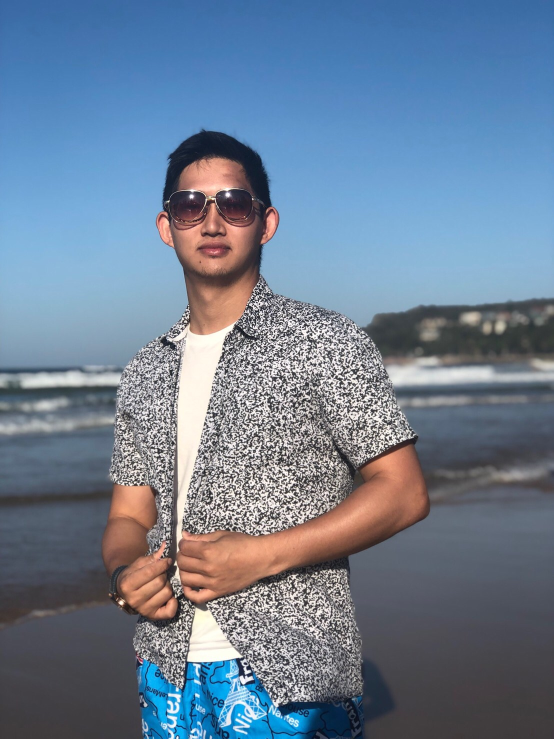
#> input picture Module1 CV Basic Technical/AUS.JPG, 1108 x 1478 px (shown at 1/2 size)
$ python '1-2 David_ImageCutting.py' --image ../AUS.JPG
#> lines starting #> are read from the running program, lines starting #| are printed output that depends on the picture

# python 1_2_David_ImageCutting.py --image "../../../Dataset/data/basketball.jpg"
# python (檔名.py) -- (路徑(影像名稱.jpg.png) or....)


# 1.import the necessary packages
import argparse
import cv2

# 2.argparse : 可使程式能夠直接在Terminal上面輸入檔案名稱(EX:(image).JPG)
    # construct the argument parser and parse the arguments
ap = argparse.ArgumentParser()
ap.add_argument("-i", "--image", required=True, help="Path to the image")
args = vars(ap.parse_args())

    # load the image, grab its dimensions, and show it
image = cv2.imread(args["image"])
#> image is the input picture: shape (1478, 1108, 3); mean B, G, R 147.6, 126.6, 109.1
image = cv2.resize(image, (600, 500), interpolation=cv2.INTER_CUBIC)
#> image: shape (500, 600, 3)

(h, w) = image.shape[:2]  # Grab 3 Dimension
#> h = 500; w = 600


    # Visualize
cv2.imshow("Origin_Image", image)
print(image.shape)
#| (500, 600, 3)

    ## Print image Array : (來瞧瞧image裡面都是甚麼 其實就是3維的矩陣(x,y,z))
    ## images are just NumPy arrays. The top-left pixel can be found at (0, 0)
(b, g, r) = image[0, 0]
#> b = 160; g = 101; r = 55
print("Pixel at (0, 0) - Red: {r}, Green: {g}, Blue: {b}".format(r=r, g=g, b=b))
#| Pixel at (0, 0) - Red: 55, Green: 101, Blue: 160

    ## now, let's change the value of the pixel at (0, 0) and make it red
image[0, 0] = (0, 0, 255)
#> image: shape (500, 600, 3); mean B, G, R 147.6, 126.6, 109.1
(b, g, r) = image[0, 0]
#> b = 0; g = 0; r = 255
print("Pixel at (0, 0) - Red: {r}, Green: {g}, Blue: {b}".format(r=r, g=g, b=b))
#| Pixel at (0, 0) - Red: 255, Green: 0, Blue: 0


# compute the center of the image, which is simply the width and height
# divided by two

#-------------------------------------------------


# 3. Segmentation image to 3*3 (Slice to 9 Piece, 切成9塊)
(cLX, cTY) = (w // 3, h // 3)
#> cLX = 200; cTY = 166
(cRX, cBY) = (w*2 // 3, h*2 // 3)
#> cRX = 400; cBY = 333

    # Top
tl = image[0:cTY, 0:cLX]
tm = image[0:cTY, cLX:cRX]
tr = image[0:cTY, cRX:w]

cv2.imshow("Top-Left Corner", tl)
cv2.imwrite("./imwrite/top-left.jpg", tl)

cv2.imshow("Top-Middle", tm)
cv2.imwrite("./imwrite/top-Mid.jpg", tm)

cv2.imshow("Top-Right Corner", tr)
cv2.imwrite("./imwrite/top-right.jpg", tr)


    # Middle
ml = image[cTY:cBY, 0:cLX]
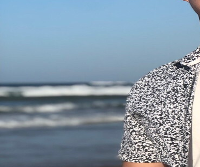
#> ml: shape (167, 200, 3); mean B, G, R 166.5, 150.8, 132.1
mm = image[cTY:cBY, cLX:cRX]
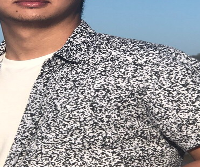
#> mm: shape (167, 200, 3); mean B, G, R 154.9, 152.7, 155.6
mr = image[cTY:cBY, cRX:w]
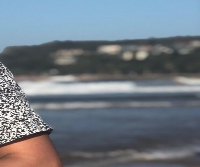
#> mr: shape (167, 200, 3); mean B, G, R 131.8, 122.2, 112.9

cv2.imshow("Mid-Left Corner", ml)
cv2.imwrite("./imwrite/Mid-left.jpg", ml)
cv2.imshow("Mid-Middle", mm)
cv2.imwrite("./imwrite/Mid-Mid.jpg", mm)
cv2.imshow("Mid-Right Corner", mr)
cv2.imwrite("./imwrite/Mid-Right.jpg", mr)


    # Bottom
bl = image[cBY:h, 0:cLX]
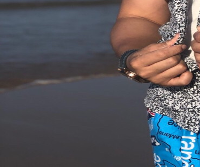
#> bl: shape (167, 200, 3); mean B, G, R 93.1, 87.9, 89.2
bm = image[cBY:h, cLX:cRX]
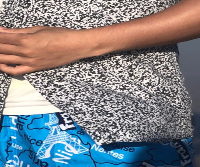
#> bm: shape (167, 200, 3); mean B, G, R 136.5, 131.7, 130.2
br = image[cBY:h, cRX:w]
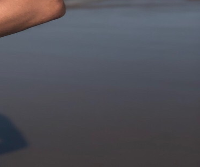
#> br: shape (167, 200, 3); mean B, G, R 88.3, 81.2, 81.7

cv2.imshow("Bottom-Left Corner", bl)
cv2.imwrite("./imwrite/bottom-left.jpg", bl)

cv2.imshow("Bottom-Middle", bm)
cv2.imwrite("./imwrite/bottom-Mid.jpg", bm)

cv2.imshow("Bottom-Right Corner", br)
cv2.imwrite("./imwrite/bottom-Right.jpg", br)


# 4. now let's make the top-left corner of the original image green
image[0:cLX, 0:cBY] = (0, 255, 0)
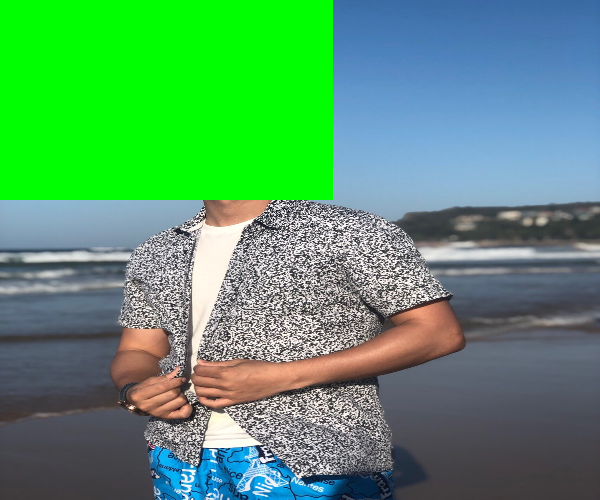
#> image: shape (500, 600, 3); mean B, G, R 108, 152.9, 86.8

# Show our updated image
cv2.imshow("Mask", image)
cv2.waitKey(0)
cv2.destroyAllWindows()
cv2.imwrite("./imwrite/0_Mask.jpg", image)


# [16 lines of commented-out code are left out]
